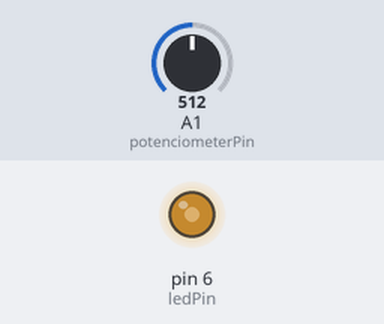
Simulated run of this sketch. Board: Arduino Uno, built with avr-gcc and run on an emulated ATmega328P. Shown: output pins drawn as LEDs (lit = HIGH). Inputs (shaded band) come from the test bench; at power-on: A1 (potenciometerPin) = 512.

Above: at 1.2 s.
1.3 s: A1 (potenciometerPin) set to 716
At 2.5 s:
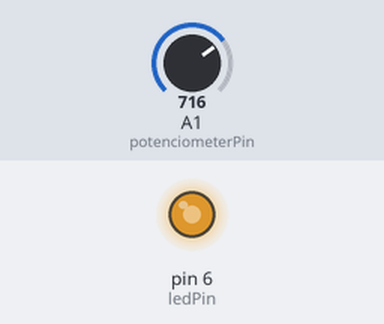
2.8 s: A1 (potenciometerPin) set to 900
At 3.6 s:
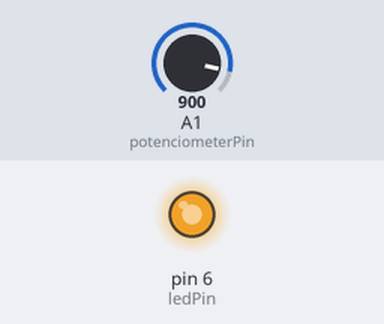
4.3 s: A1 (potenciometerPin) set to 122
At 4.8 s:
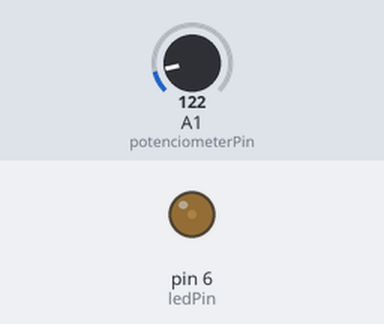
5.8 s: A1 (potenciometerPin) set to 0
At 7.0 s:
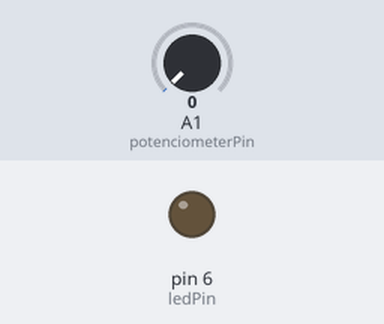
7.3 s: A1 (potenciometerPin) set to 511
At 8.2 s:
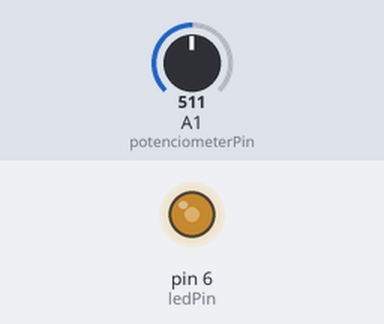
Timing chart, 0 to 9.8 s (numbered marks = the images above; inputs shaded):
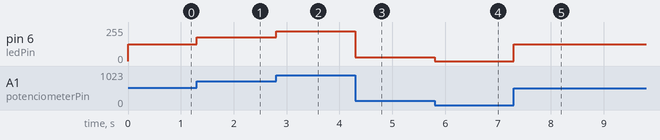

The sketch:

analogico3.ino
```cpp
const int potenciometerPin = A1;
const int ledPin = 6;
// the setup routine runs once when you press reset:
void setup() {
pinMode(ledPin, OUTPUT);
}
// the loop routine runs over and over again forever:
void loop() {
int value = analogRead(potenciometerPin);
int brightness = value * ( 255.0 / 1023.0);
analogWrite(ledPin, brightness);
}
```

Measured:
- after the input at 1.3 s, pin 6 (ledPin): 127/255 → 178/255 at once
- after the input at 2.8 s, pin 6 (ledPin): 178/255 → 224/255 at once
- after the input at 4.3 s, pin 6 (ledPin): 224/255 → 30/255 at once
- after the input at 5.8 s, pin 6 (ledPin): 30/255 → 0/255 at once
- after the input at 7.3 s, pin 6 (ledPin): 0/255 → 127/255 at once
